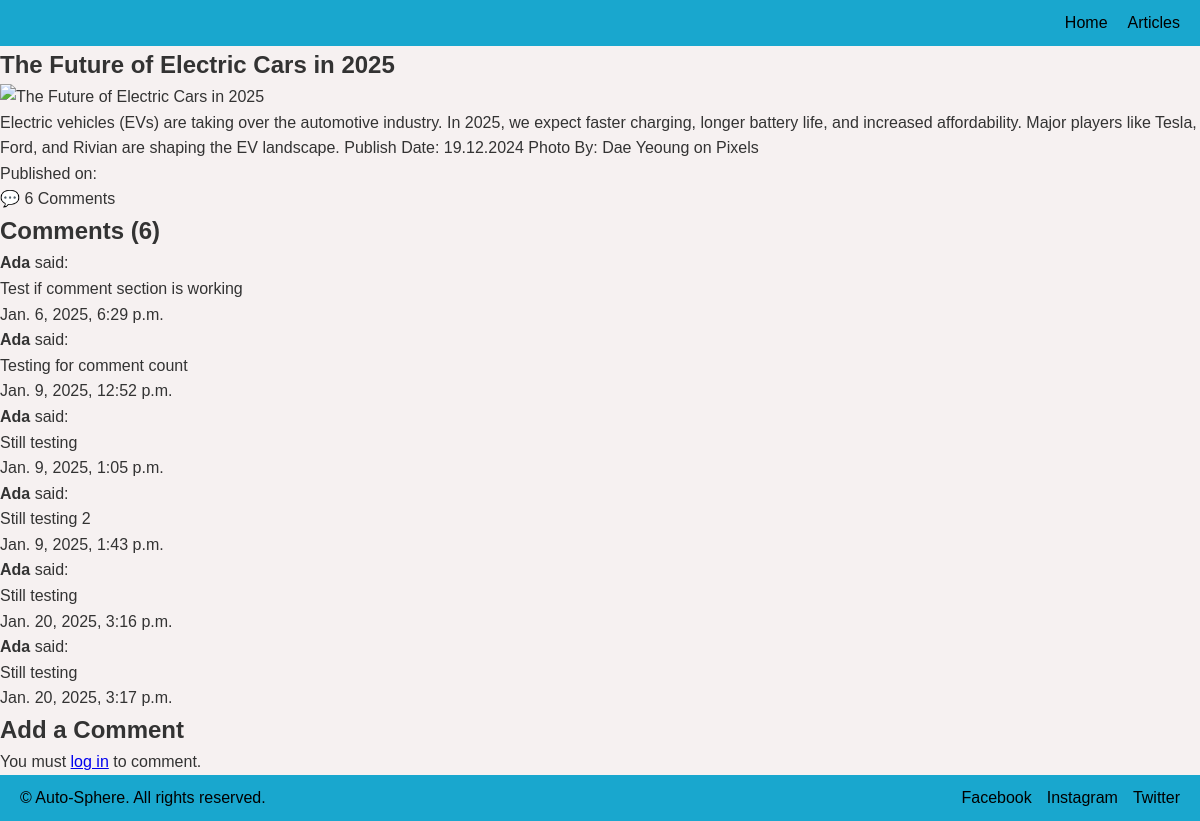
The app's page /articles/1/, older data.
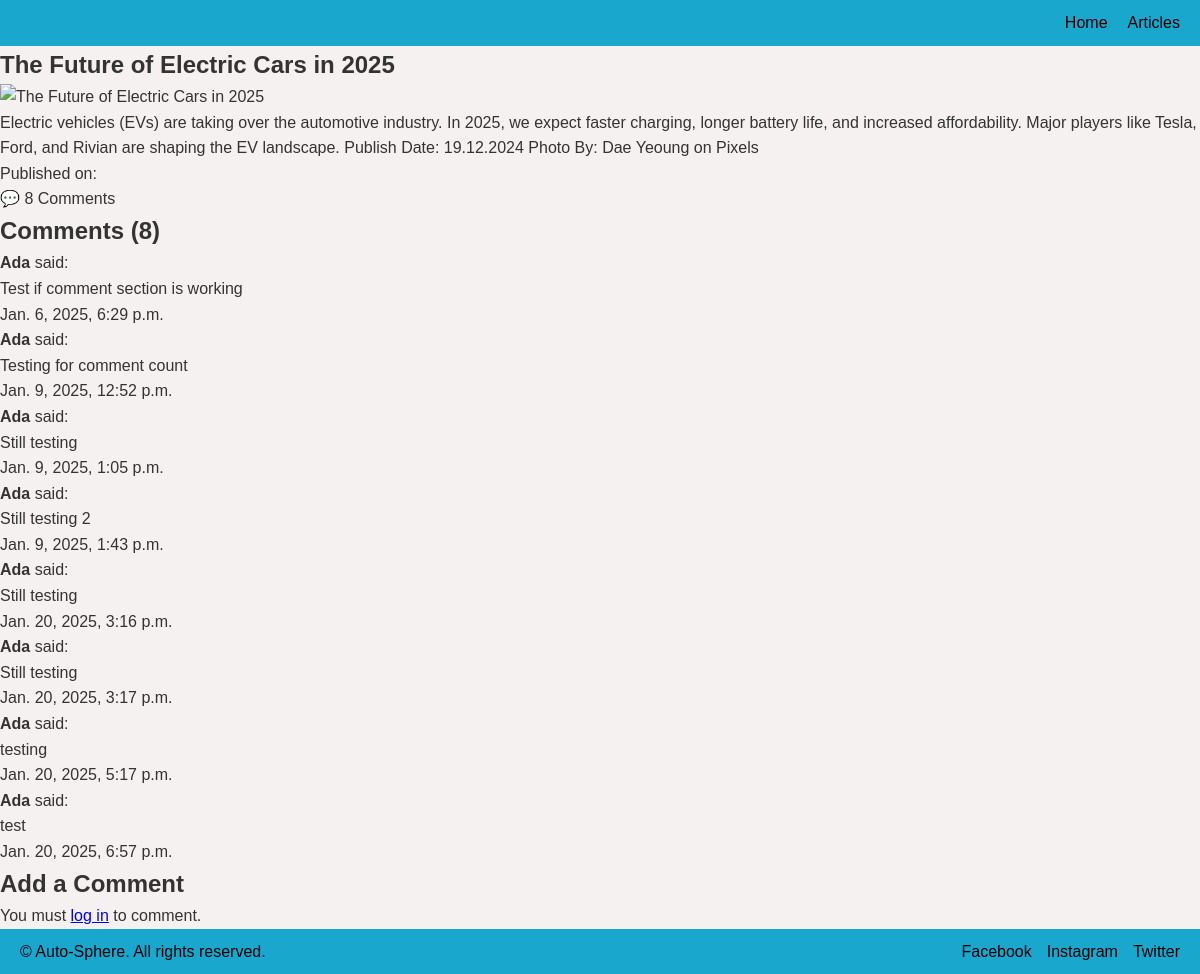
The same page, newer data.
### articles/models.py (models this page shows, shortened)
class Article(models.Model):
    title = models.CharField(max_length=200)
    content = models.TextField()
    image = CloudinaryField('image', blank=True, null=True)
    created_at = models.DateTimeField(auto_now_add=True)
    upvotes = models.PositiveIntegerField(default=0)
    downvotes = models.PositiveIntegerField(default=0)
    def comment_count(self):
        return self.comments.count()

class Comment(models.Model):
    article = models.ForeignKey(
        Article,
        related_name='comments',
        on_delete=models.CASCADE
    )
    name = models.CharField(max_length=100)
    text = models.TextField()
    created_at = models.DateTimeField(auto_now_add=True)

### articles/views.py (the view)
def article_detail_view(request, pk):
    article = get_object_or_404(Article, pk=pk)
    comments = article.comments.all()
    if request.method == "POST":
        if request.user.is_authenticated:
            form = CommentForm(request.POST)
            if form.is_valid():
                comment = form.save(commit=False)
                comment.article = article
                comment.author = request.user
                comment.save()
                messages.success(request, "Comment added successfully.")
                return redirect('article_detail', pk=pk)
        else:
            messages.error(request, "You must log in to add a comment.")
            return redirect('login')
    else:
        form = CommentForm()
    return render(request, 'articles/article_detail.html', {
        'article': article,
        'comments': comments,
        'form': form,
    })

### templates/articles/article_detail.html (shortened to what this page needs)
{% load static %}
<!DOCTYPE html>
<html lang="en">
<head>
  <link rel="stylesheet" href="{% static 'css/styles.css' %}">
</head>
<body>
  <header>
    <nav>
      <ul class="navbar">
        <li><a href="{% url 'home' %}">Home</a></li>
        <li><a href="{% url 'articles' %}">Articles</a></li>
      </ul>
    </nav>
  </header>
  <main>
    <article>
      <h1>{{ article.title }}</h1>
      <img src="{{ article.image.url }}" alt="{{ article.title }}">
      <p>{{ article.content }}</p>
      <p class="published-date">Published on: {{ article.published_date }}</p>
      <div class="comment-indicator">
        <span class="icon">💬</span>
        <span class="count">{{ article.comment_count }}</span> Comments
      </div>
    </article>
    <section class="comments">
      <h2>Comments ({{ article.comment_count }})</h2>
      {% for comment in comments %}
      <div class="comment">
        <p><strong>{{ comment.name }}</strong> said:</p>
        <p>{{ comment.text }}</p>
        <p class="comment-date">{{ comment.created_at }}</p>
      </div>
      {% empty %}
      <p>No comments yet. Be the first to comment!</p>
      {% endfor %}
    </section>
    <section class="add-comment">
      <h2>Add a Comment</h2>
      {% if user.is_authenticated %}
      <form method="post">
        {% csrf_token %}
        {{ form.as_p }}
        <button type="submit">Submit</button>
      </form>
      {% else %}
      <p>You must <a href="{% url 'login' %}?next={{ request.path }}">log in</a> to comment.</p>
      {% endif %}
    </section>
  </main>
  <footer>
    <p>&copy; Auto-Sphere. All rights reserved.</p>
    <div class="social-links">
      <a href="https://www.facebook.com" target="_blank">Facebook</a>
      <a href="https://www.instagram.com" target="_blank">Instagram</a>
      <a href="https://www.twitter.com" target="_blank">Twitter</a>
    </div>
  </footer>
</body>
</html>

Row changes from the older to the newer data that the page shows:
changed Article: comment_count "6" → "8"
added Comment: name "Ada", text "testing", created_at "Jan. 20, 2025, 5:17 p.m."
added Comment: name "Ada", text "test", created_at "Jan. 20, 2025, 6:57 p.m."
